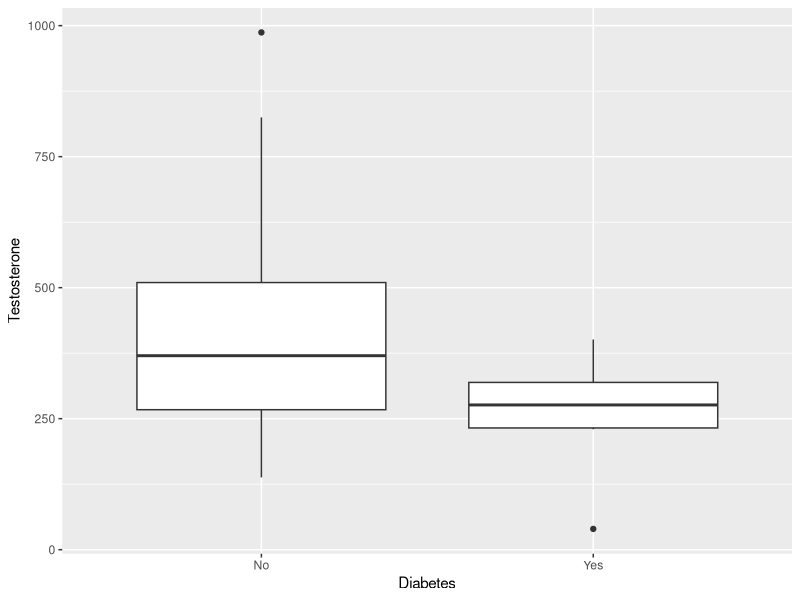
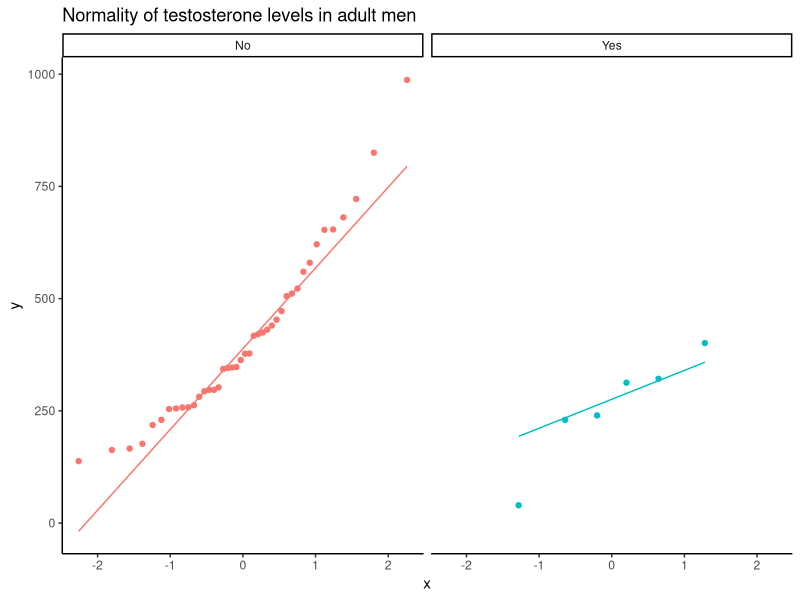
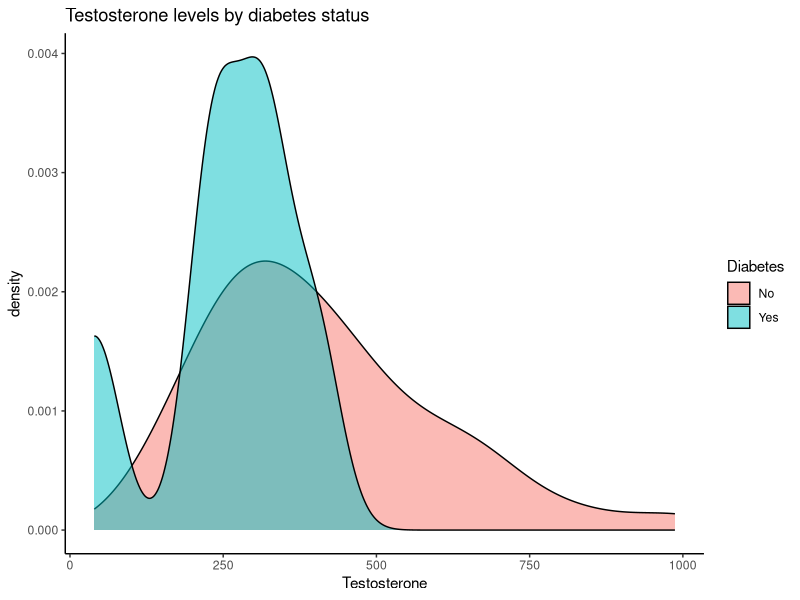
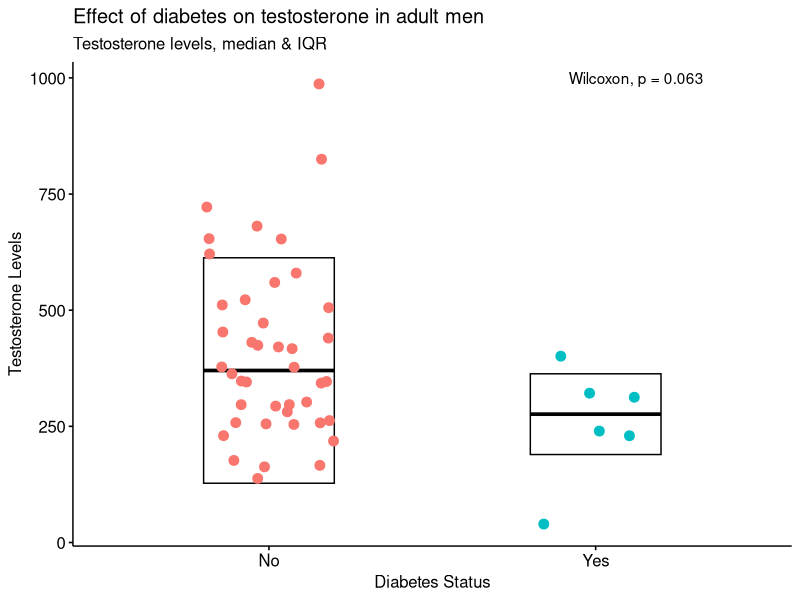
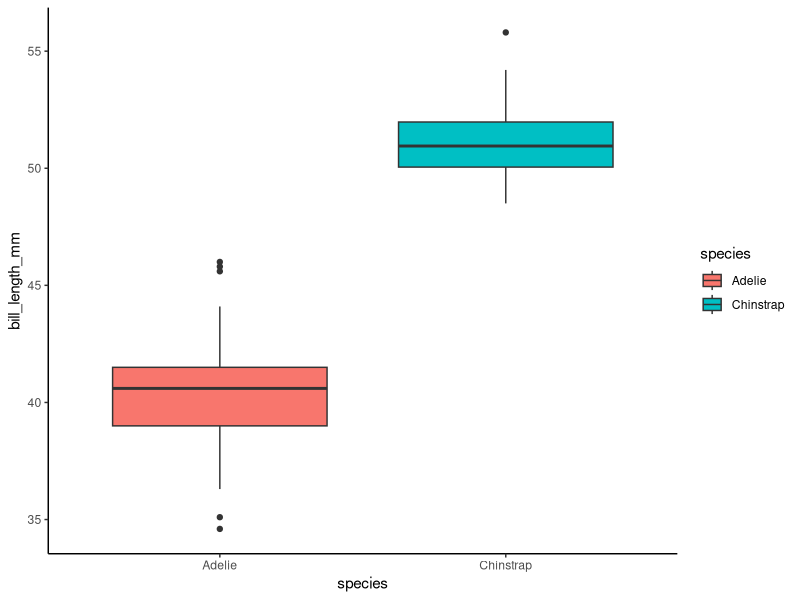
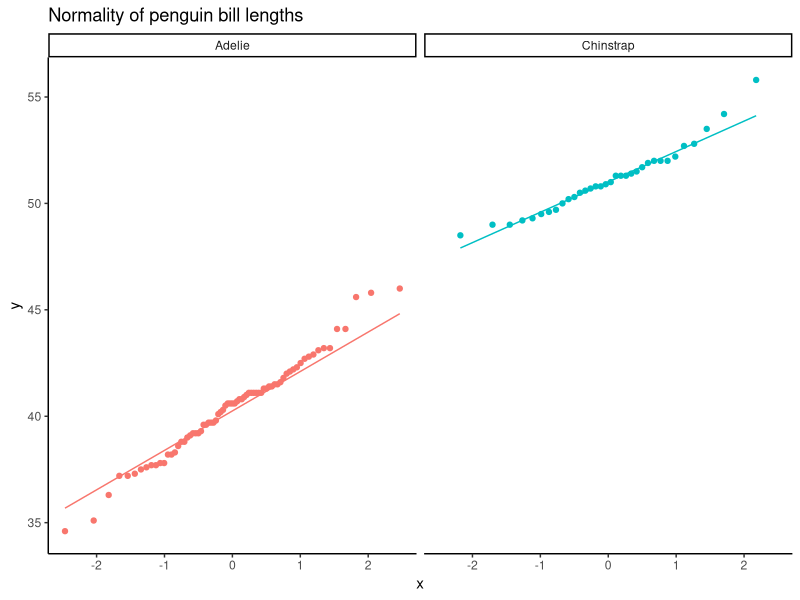
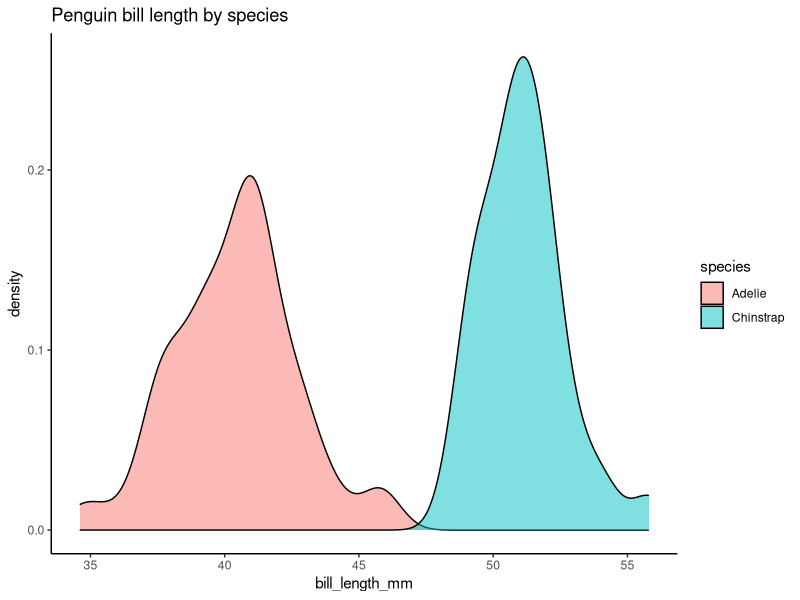
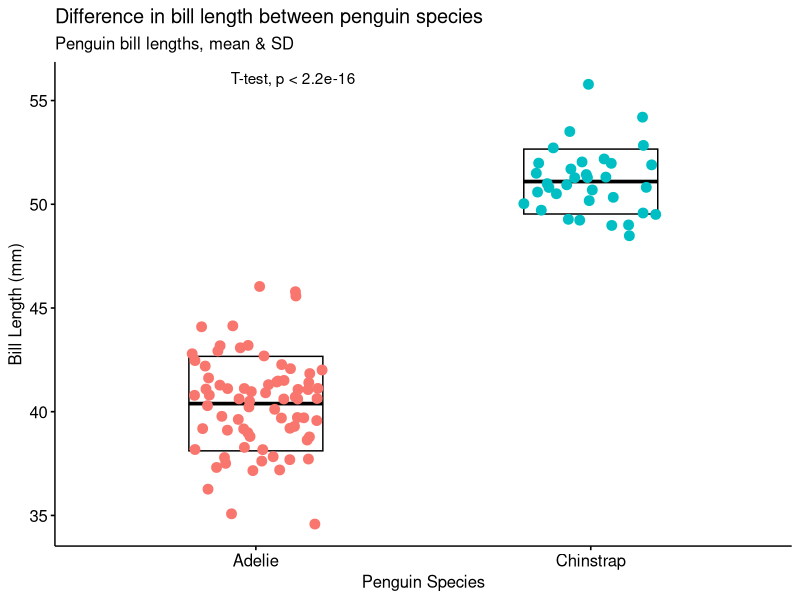

Source code (R) for these figures, in order:
## ---- chunk 1
#Effect size (Cohen's d) - difference between the means divided by the pooled standard deviation 
d <- (0.161 - 0.106)/0.036

d
## ---- chunk 2
library(pwr)

pwr <- pwr.t2n.test(n1 = 5, n2 = 7, d = d, sig.level = 0.05, alternative="two.sided") 
pwr

## ---- chunk 3
# calculate sample sizes needed to reach power = 0.90 (with equal n)
pwr90 <- pwr.t.test(d = d, power = 0.90, 
                    sig.level = 0.05, alternative="two.sided") 
pwr90

# see what n2 is required to maintain 0.90 power,
# if n1 is less than required when n's are equal 
pwr_n1low <- pwr.t2n.test(n1 = 8, d = d, power = 0.90, 
                          sig.level = 0.05, alternative="two.sided") 
pwr_n1low

# see what n2 is required to maintain 0.90 power,
# if n1 is greater than required when n's are equal 
pwr_n1high <- pwr.t2n.test(n1 = 18, d = d, power = 0.90, 
                           sig.level = 0.05, alternative="two.sided") 
pwr_n1high
## ---- chunk 4
library(tidyverse)
nh <- read_csv("nhanes.csv") 
## ---- chunk 5
nh <- nh |> filter(Gender == "male" & Age >= 18 & !is.na(Testosterone) & Insured != "No")

nh
## ---- chunk 6
nh |> group_by(Diabetes) |> summarise(n = n(),
                                         mean = mean(Testosterone),
                                         sd = sd(Testosterone))
nh |>
  ggplot(aes(x = Diabetes, y = Testosterone)) + geom_boxplot()


## ---- chunk 7
# check normality
p_qq <- nh |> 
          ggplot(aes(sample = Testosterone, color = Diabetes)) + 
          geom_qq(show.legend=FALSE) + geom_qq_line(show.legend=FALSE) +
          facet_wrap(~Diabetes) +
          labs(title = "Normality of testosterone levels in adult men") + 
          theme_classic()
p_qq


# check within-group variance / distribution with density plot
p_dens <- nh |> 
            ggplot(aes(x = Testosterone, fill = Diabetes)) + 
              geom_density(alpha = 0.5) +
              labs(title = "Testosterone levels by diabetes status") + 
              theme_classic()
p_dens

# check within-group variance with descriptive statistics
summary_stats <- nh |> 
                    group_by(Diabetes) |> 
                    summarize(n = n(),
                              median = median(Testosterone),
                              mean = mean(Testosterone), 
                              stdev = sd(Testosterone),
                              variance = var(Testosterone)) 

summary_stats
## ---- chunk 8
wt <- wilcox.test(Testosterone ~ Diabetes, data = nh)
wt
## ---- chunk 9

library(ggpubr)

# use ggpubr to make pretty plot 
# display individual data points, group median and IQR, and the t-test result
p <- nh |> 
  ggstripchart(
  # assign aes() parameters
      x = "Diabetes", y = "Testosterone", 
      color = "Diabetes", size = 3,
  # plot median and IQR overlaid on stripchart of individual datapoints
      add = "median_iqr",
  # format plot visualization of median and IQR
      add.params = list(color = "black", width = 0.4), error.plot = "crossbar",
  # set plot labels
      title = "Effect of diabetes on testosterone in adult men",
      subtitle = "Testosterone levels, median & IQR",
      xlab = "Diabetes Status",
      ylab = "Testosterone Levels") +
  # hide legend
      rremove("legend") +
  # annotate plot with pvalue from unpooled, unpaired t-test
      stat_compare_means(method = "wilcox", 
                         method.args = list(alternative = "two.sided", paired = FALSE),
                         label.x.npc = "right")

p

## ---- chunk 10
library(palmerpenguins)
penguins
## ---- chunk 11
df <- penguins |>
        filter(sex == "male" & species != "Gentoo")
glimpse(df)
## ---- chunk 12
df |>
  ggplot(aes(x = species, y = bill_length_mm, fill = species)) +
  geom_boxplot() + theme_classic()
## ---- chunk 13
# check normality
p2_qq <- df |> 
          ggplot(aes(sample = bill_length_mm, color = species)) + 
          geom_qq(show.legend=FALSE) + geom_qq_line(show.legend=FALSE) +
          facet_wrap(~species) +
          labs(title = "Normality of penguin bill lengths") + 
          theme_classic()
p2_qq


# check within-group variance / distribution with density plot
p2_dens <- df |> 
            ggplot(aes(x = bill_length_mm, fill = species)) + 
              geom_density(alpha = 0.5) +
              labs(title = "Penguin bill length by species") + 
              theme_classic()
p2_dens

# check within-group variance with descriptive statistics
summary_stats2 <- df |> 
                    group_by(species) |> 
                    summarize(n = n(),
                              median = median(bill_length_mm),
                              mean = mean(bill_length_mm), 
                              stdev = sd(bill_length_mm),
                              variance = var(bill_length_mm)) 

summary_stats2
## ---- chunk 14
penguin_t <- t.test(bill_length_mm ~ species, data = df, var.equal = TRUE)
penguin_t
## ---- chunk 15

# use ggpubr to make pretty plot 
# display individual data points, group means & stdev, and the t-test result
p2 <- df |> 
  ggstripchart(
  # assign aes() parameters
      x = "species", y = "bill_length_mm", 
      color = "species", size = 3,
  # plot mean & stdev overlaid on stripchart of individual datapoints
      add = "mean_sd",
  # format plot visualization of mean & stdev
      add.params = list(color = "black", width = 0.4), error.plot = "crossbar",
  # set plot labels
      title = "Difference in bill length between penguin species",
      subtitle = "Penguin bill lengths, mean & SD",
      xlab = "Penguin Species",
      ylab = "Bill Length (mm)") +
  # hide legend
      rremove("legend") +
  # annotate plot with pvalue from pooled, unpaired t-test
      stat_compare_means(method = "t.test", 
                         method.args = list(var.equal = TRUE, paired = FALSE),
                         label.x.npc = "left")

p2
